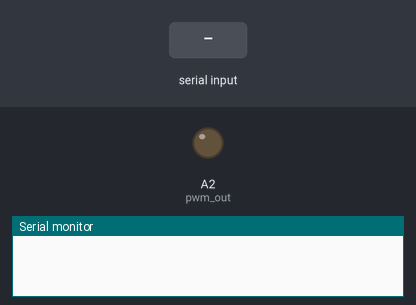
This sketch was run on a simulated Arduino MKR. On the bench: output pins drawn as LEDs (lit = HIGH), the last lines printed to the serial monitor. The test bench sets the inputs (shaded band).

Above: at 1.2 s.
1.3 s: "200\n" received over Serial
At 2.5 s:
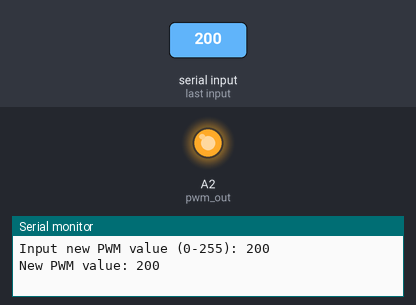
2.9 s: "5\n" received over Serial
At 3.7 s:
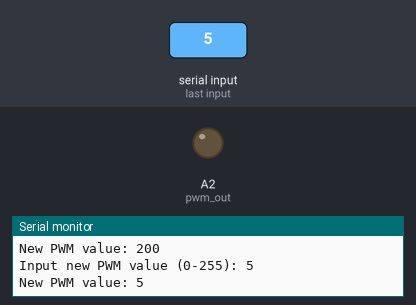
Timing chart, 0 to 5.9 s (numbered marks = the images above; inputs shaded):
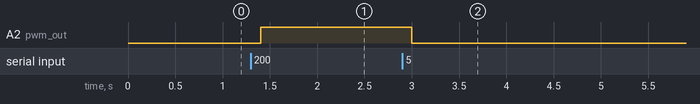

Measured:
- after the input at 1.3 s, A2 (pwm_out): LOW → HIGH after 0.10 s
- after the input at 2.9 s, A2 (pwm_out): HIGH → LOW after 0.10 s

The sketch:

set_pwm.ino
```cpp
/*
 * Author: Professor DM Calhoun
 * Purpose: This code maps a PWM signal to a PWM-capable output pin using a user
 * input over a serial connection.
 */
#include <WiFiNINA.h>
int pwm_out = A2;
int pwm_value = 0;
String str = "";

void setup() {
  pinMode(pwm_out, OUTPUT);
  Serial.begin(9600);
  while (!Serial) {
    ; // wait for serial port to connect. Needed for native USB port only
  }
}

void loop() {
  if(Serial.available() > 0){
      //Read input string
      Serial.print("Input new PWM value (0-255): ");
      str = Serial.readStringUntil('\n');
      Serial.println(str);
      delay(100);
      pwm_value = str.toInt();
      Serial.println("New PWM value: " + String(pwm_value));
  }
  analogWrite(pwm_out,pwm_value);

}
```
